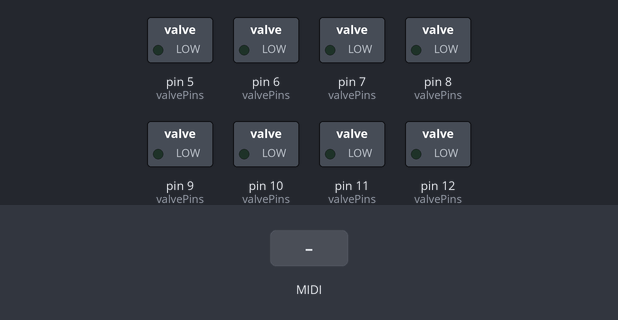
Bench run of a sketch on a simulated Arduino Uno, built with avr-gcc and run on an emulated ATmega328P. On the bench: switched loads named in the sketch (green lamp = pin HIGH). The inputs (shaded band) are chosen by the test bench. MIDI output is not drawn.

Above: at 1.2 s.
1.3 s: MIDI note 60 received
At 2.5 s:
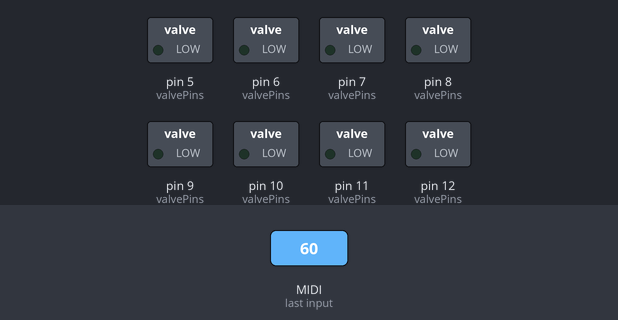
2.8 s: MIDI note 64 received
At 3.8 s:
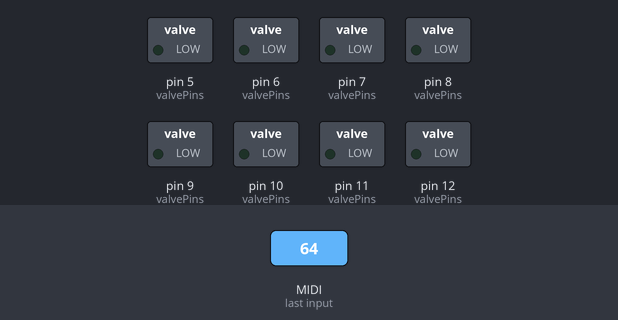
4.4 s: MIDI note 72 received
At 4.9 s:
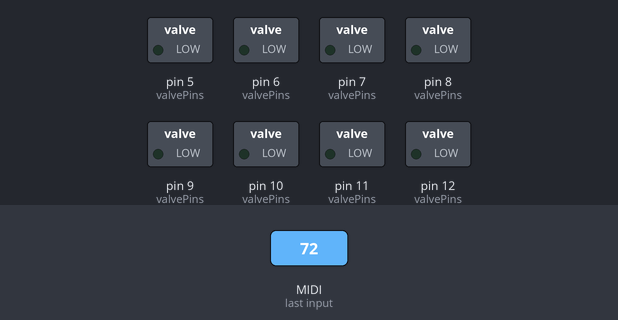
Timing chart, 0 to 7.4 s (numbered marks = the images above; inputs shaded):
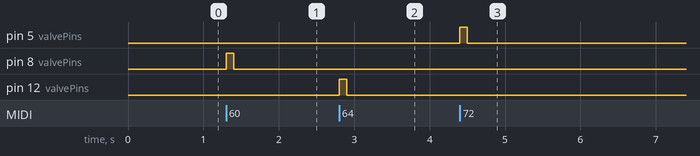

Measured:
- after the input at 1.3 s, pin 8 (valvePins): LOW → HIGH at once, → LOW 0.10 s later
- after the input at 2.8 s, pin 12 (valvePins): LOW → HIGH at once, → LOW 0.10 s later
- after the input at 4.4 s, pin 5 (valvePins): LOW → HIGH at once, → LOW 0.10 s later

The sketch:

ptr3_valve_control.ino
```cpp
#include <MIDI.h>
#include "note.h"

MIDI_CREATE_DEFAULT_INSTANCE();

#define IF_Master_ch 0
#define Master_Slave_ch 4

#define NUM_VALVES 8
Note note[NUM_VALVES];

// 左から順に バルブA(0), B(1), C(2), D(3), E(4), F(5), G(6), H(7)
int valvePins[NUM_VALVES] = {6,7,8,9,10,11,12,5};

void NoteOn_from_Master(byte channel, byte pitch, byte velocity){
  int _velocity = int(velocity);
  int velo = map(_velocity, 0, 127, 30, 120);

  // switch文による分岐
  switch (pitch) {
    // --- パターン1: 通常の自動消音ノート (58〜63) ---
    case 58: note[0].on(velo); break; // バルブA
    case 59: note[1].on(velo); break; // バルブB
    case 60: note[2].on(velo); break; // バルブC
    case 61: note[3].on(velo); break; // バルブD
    case 62: note[4].on(velo); break; // バルブE
    case 63: note[5].on(velo); break; // バルブF

    // --- パターン2: 共鳴管 (範囲指定 64〜84) ---
    // ※「...」の前後には必ず半角スペースが必要です
    case 64 ... 70: note[6].on(velo); break; // バルブG
    case 71 ... 84: note[7].on(velo); break; // バルブH

    // --- パターン3: Note Offを待つ手動消音ノート (85〜90) ---
    case 85 ... 90:
      note[pitch - 85].on(); // 引数なしで呼ぶ
      break;
  }
}

void NoteOff_from_Master(byte channel, byte pitch, byte velocity){
  switch (pitch) {
    // 85〜90のNote Offを受信したときだけ閉じる
    case 85 ... 90:
      note[pitch - 85].off();
      break;
  }
}

void setup(){
  MIDI.setHandleNoteOn(NoteOn_from_Master);
  MIDI.setHandleNoteOff(NoteOff_from_Master);
  MIDI.begin(MIDI_CHANNEL_OMNI);

  for(int i = 0; i < NUM_VALVES; i++){
    note[i].setup(valvePins[i]);
  }
}

void loop(){
  MIDI.read();

  for(int i = 0; i < NUM_VALVES; i++){
    note[i].update();
  }
}
```

note.h
```cpp
class Note {
  public:
  Note(){};
  ~Note(){};

  void setup(int pin){
    notePIN = pin;
    pinMode(notePIN, OUTPUT);
    digitalWrite(notePIN, LOW);
  }

  // 1. 従来のON（指定時間後に自動で閉じるモード）
  void on(long _ms) {
    timestamp = millis();
    flg_note_on = true;
    isAutoOff = true; // 自動消音を有効にする
    ms = _ms;
    digitalWrite(notePIN, HIGH);
  }

  // 2. 新しいON（Note Off信号が来るまで開きっぱなしにするモード）
  void on() {
    flg_note_on = true;
    isAutoOff = false; // 自動消音を無効にする
    digitalWrite(notePIN, HIGH);
  }

  void off() {
    flg_note_on = false;
    digitalWrite(notePIN, LOW);
  }

  void update(){
    // 自動消音モード、かつ時間が経過した場合のみ自動でoffにする
    if (flg_note_on == true && isAutoOff == true && (millis() - timestamp) >= ms) {
      off();
    }
  }

  long ms;
  boolean flg_note_on = false;
  boolean isAutoOff = false; // 自動消音を判定するフラグ
  long timestamp;
  int notePIN;
};
```
